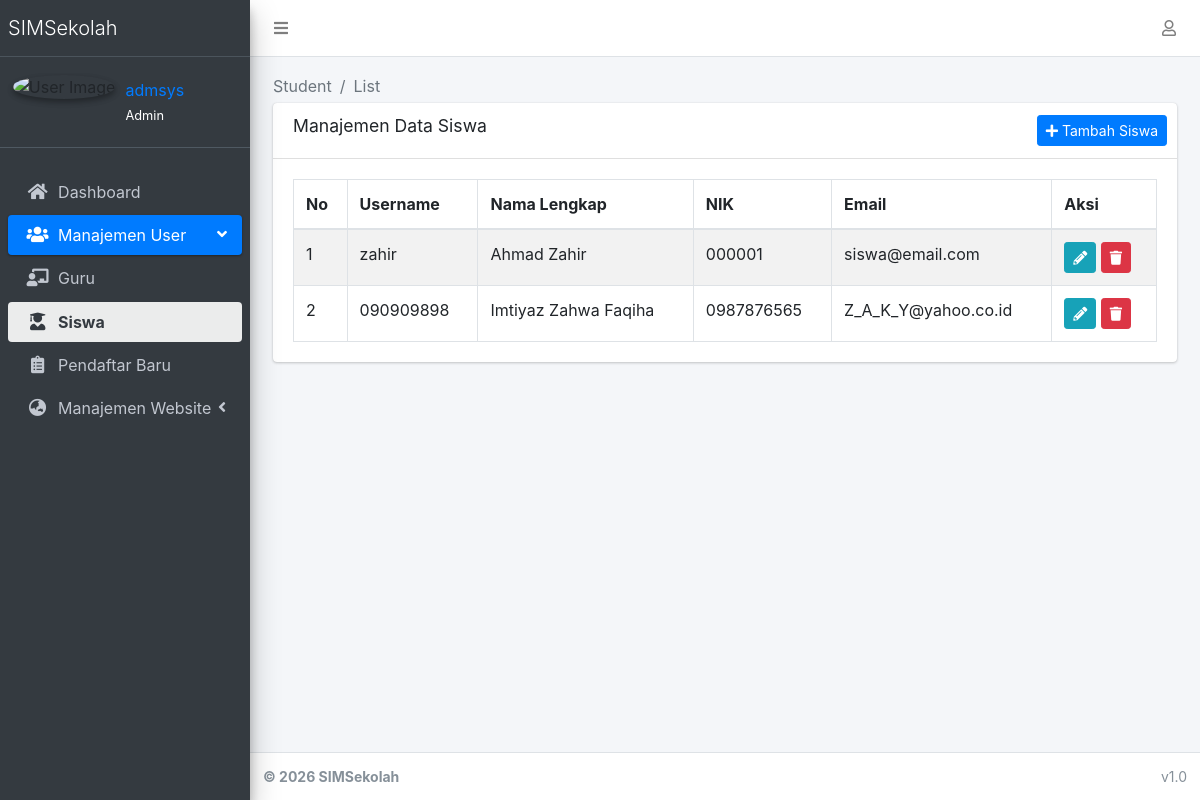
The page /accounts/students/ (signed in) on the database as committed earlier.
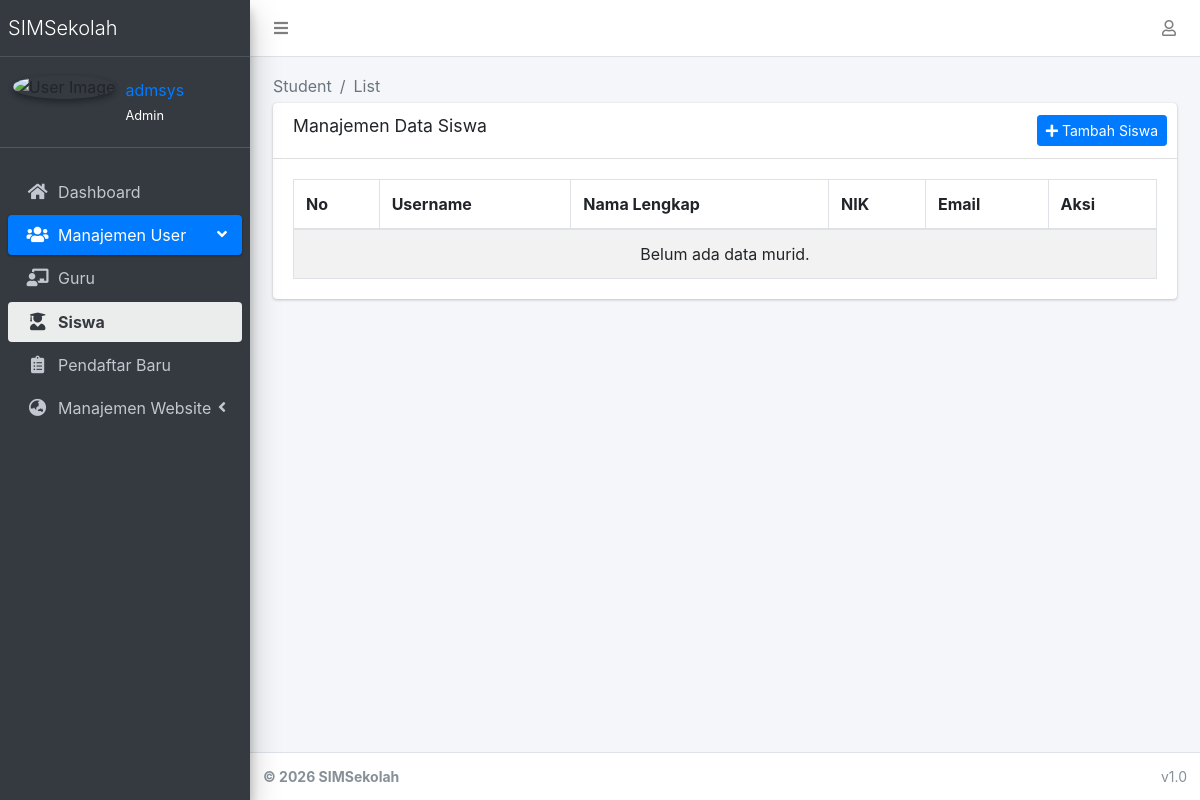
The same page on the database as committed later.
### apps/accounts/models.py (models this page shows, shortened)
class UserProfile(models.Model):
    GENDER_CHOICES = (
        ('L', 'Laki-laki'),
        ('P', 'Perempuan'),
    )
    user = models.OneToOneField(User, on_delete=models.CASCADE)
    nama_lengkap = models.CharField(max_length=150, blank=True)
    nik = models.CharField(max_length=16, blank=True)
    jenis_kelamin = models.CharField(max_length=1, choices=GENDER_CHOICES, blank=True)
    tempat_lahir = models.CharField(max_length=100, blank=True)
    tanggal_lahir = models.DateField(null=True, blank=True)
    nama_ibu_kandung = models.CharField(max_length=150, blank=True)
    nama_sekolah = models.CharField(max_length=200, blank=True)
    npsn = models.CharField(max_length=20, blank=True)
    alamat_sekolah = models.TextField(blank=True)
    email_unit_kerja = models.EmailField(blank=True)
    alamat_rumah = models.TextField(blank=True)
    no_hp = models.CharField(max_length=20, blank=True)
    email_pribadi = models.EmailField(blank=True)
    pendidikan_terakhir = models.CharField(max_length=100, blank=True)
    jurusan = models.CharField(max_length=100, blank=True)
    gelar = models.CharField(max_length=50, blank=True)
    scan_ktp = models.FileField(upload_to='documents/ktp/', blank=True, null=True)
    scan_kk = models.FileField(upload_to='documents/kk/', blank=True, null=True)
    scan_sk = models.FileField(upload_to='documents/sk/', blank=True, null=True)

class User(AbstractUser):
    role = models.CharField(
        max_length=20,
        choices=(
            ('admin', 'Admin'),
            ('operator', 'Operator'),
            ('teacher', 'Teacher'),
            ('student', 'Student'),
        ),
        default='student'
    )

### apps/accounts/views.py (the view)
# urls.py: path('students/', views.student_list, name='student_list'),
@admin_only
def student_list(request):
    students = User.objects.filter(role='student')
    return render(request, 'accounts/student_list.html', {'students': students})

### apps/accounts/templatetags/account_tags.py (called while the page is built)
@register.inclusion_tag('accounts/partials/user_info.html', takes_context=True)
def user_profile_info(context):
    request = context['request']
    user = request.user
    return {
        'profile': user.userprofile if user.is_authenticated else None,
        'user': user
    }

### apps/core/context_processors.py (called while the page is built)
def theme(request):
    return {
        "THEME": settings.THEME
    }

def breadcrumbs(request):
    breadcrumbs = []
    if request.resolver_match:
        url_name = request.resolver_match.url_name
        if url_name:
            parts = url_name.split("_")
            for part in parts:
                breadcrumbs.append({
                    "name": part.capitalize(),
                    "url": ""
                })
    return {
        "breadcrumbs": breadcrumbs
    }

### apps/accounts/templates/accounts/student_list.html (shortened to what this page needs)
{% extends 'admin/base.html' %}
{% load static %}
{% block content %}
<div class="container-fluid">
    <div class="row">
        <div class="col-12">
            <div class="card">
                <div class="card-header">
                    <h3 class="card-title">Manajemen Data Siswa</h3>
                    <div class="card-tools">
                        <a href="{% url 'accounts:student_create' %}" class="btn btn-primary btn-sm">
                            <i class="fas fa-plus"></i> Tambah Siswa
                        </a>
                    </div>
                </div>
                <div class="card-body">
                    <table id="example1" class="table table-bordered table-striped">
                        <thead>
                            <tr>
                                <th>No</th>
                                <th>Username</th>
                                <th>Nama Lengkap</th>
                                <th>NIK</th>
                                <th>Email</th>
                                <th>Aksi</th>
                            </tr>
                        </thead>
                        <tbody>
                            {% for student in students %}
                            <tr>
                                <td>{{ forloop.counter }}</td>
                                <td>{{ student.username }}</td>
                                <td>{{ student.userprofile.nama_lengkap|default:"-" }}</td>
                                <td>{{ student.userprofile.nik|default:"-" }}</td>
                                <td>{{ student.email }}</td>
                                <td>
                                    <a href="{% url 'accounts:student_edit' student.pk %}" class="btn btn-info btn-sm">
                                        <i class="fas fa-pencil-alt"></i>
                                    </a>
                                    <form action="{% url 'accounts:student_delete' student.pk %}" method="POST" style="display:inline;">
                                        <button type="submit" class="btn btn-danger btn-sm" onclick="return confirm('Yakin ingin menghapus?')">
                                            <i class="fas fa-trash"></i>
                                        </button>
                                    </form>
                                </td>
                            </tr>
                            {% empty %}
                            <tr>
                                <td colspan="6" class="text-center">Belum ada data murid.</td>
                            </tr>
                            {% endfor %}
                        </tbody>
                    </table>
                </div>
                </div>
        </div>
    </div>
</div>
{% endblock %}

### templates/admin/base.html (shortened to what this page needs)
{% load static %}
<!DOCTYPE html>
<html lang="id">
<head>
  <link rel="stylesheet" href="{% static 'adminlte/plugins/fontawesome-free/css/all.min.css' %}">
  <link rel="stylesheet" href="{% static 'adminlte/css/adminlte.min.css' %}">
</head>
<body class="hold-transition sidebar-mini layout-fixed">
<div class="wrapper">
  {% include "admin/partials/navbar.html" %}
  {% include "admin/partials/sidebar.html" %}
  <div class="content-wrapper">
    {% include "admin/partials/breadcrumbs.html" %}
    <section class="content pt-3">
      <div class="container-fluid">
        {% block content %}{% endblock %}
      </div>
    </section>
  </div>
  {% include "admin/partials/footer.html" %}
</div>
</body>
</html>

### templates/admin/partials/navbar.html (shortened to what this page needs)
<nav class="main-header navbar navbar-expand navbar-white navbar-light">
  <ul class="navbar-nav">
    <li class="nav-item">
      <a class="nav-link" data-widget="pushmenu" href="#" role="button">
        <i class="fas fa-bars"></i>
      </a>
    </li>
  </ul>
  <ul class="navbar-nav ml-auto">
   <li class="nav-item dropdown">
  <a class="nav-link" data-toggle="dropdown" href="#">
    <i class="far fa-user"></i>
  </a>
</li>
  </ul>
</nav>

### templates/admin/partials/sidebar.html
<aside class="main-sidebar sidebar-dark-primary elevation-4">
  <a href="{% url 'dashboard' %}" class="brand-link">
    <span class="brand-text font-weight-light">SIMSekolah</span>
  </a>
{% load account_tags %}
{% user_profile_info %}
  <div class="sidebar">
    <nav class="mt-2">
      <ul class="nav nav-pills nav-sidebar flex-column" data-widget="treeview">
        {% if user.is_superuser %}
          {% include "admin/menu/admin_menu.html" %}
        {% elif user.groups.first.name == "Teacher" %}
          {% include "dashboard/teachers/_menu.html" %}
        {% else %}
          {% include "dashboard/students/_menu.html" %}
        {% endif %}
      </ul>
    </nav>
  </div>
</aside>

### apps/accounts/templates/accounts/partials/user_info.html
{% if user.is_authenticated %}
    <div class="user-panel mt-3 pb-3 mb-3 d-flex">
        <div class="image">
            <img src="/static/adminlte/img/user2-160x160.jpg" class="img-circle elevation-2" alt="User Image">
        </div>
        <div class="info">
            <a href="#" class="d-block">{{ profile.nama_lengkap|default:user.username }}</a>
            <small class="text-white">{{ user.role|title }}</small>
        </div>
    </div>
{% endif %}

### templates/admin/menu/admin_menu.html (shortened to what this page needs)
<li class="nav-item">
  <a href="{% url 'dashboard' %}" class="nav-link {% if request.resolver_match.url_name == 'dashboard' %}text-white font-weight-bold{% endif %}">
    <i class="nav-icon fas fa-home"></i>
    <p>Dashboard</p>
  </a>
</li>
<li class="nav-item {% if 'teacher' in request.path or 'accounts/student' in request.path or 'registrations' in request.path %}menu-open{% endif %}">
  <a href="#" class="nav-link {% if 'teacher' in request.path or 'accounts/student' in request.path or 'registrations' in request.path %}active{% endif %}">
    <i class="nav-icon fas fa-users"></i>
    <p>
      Manajemen User
      <i class="right fas fa-angle-left"></i>
    </p>
  </a>
  <ul class="nav nav-treeview">
    <li class="nav-item">
      <a href="{% url 'accounts:teacher_list' %}"
         class="nav-link {% if 'teacher' in request.path %}active{% endif %}">
            <i class="fas fa-chalkboard-teacher nav-icon"></i>
            <p {% if 'teacher' in request.path %}class="font-weight-bold"{% endif %}>Guru</p>
        </a>
    </li>
    <li class="nav-item">
      <a href="{% url 'accounts:student_list' %}"
         class="nav-link {% if 'accounts/student' in request.path %}active{% endif %}">
            <i class="fas fa-user-graduate nav-icon"></i>
            <p {% if 'accounts/student' in request.path %}class="font-weight-bold"{% endif %}>Siswa</p>
      </a>
    </li>
    <li class="nav-item">
      <a href="{% url 'students:registration_list' %}"
         class="nav-link {% if 'registrations' in request.path %}active{% endif %}">
            <i class="fas fa-clipboard-list nav-icon"></i>
            <p {% if 'registrations' in request.path %}class="font-weight-bold"{% endif %}>Pendaftar Baru</p>
      </a>
    </li>
</ul>
</li>
<li class="nav-item {% if 'post' in request.path or 'page' in request.path or 'banners' in request.path or 'ProfileSekolah' in request.path %}menu-open{% endif %}">
  <a href="#" class="nav-link {% if 'post' in request.path or 'page' in request.path or 'banners' in request.path or 'ProfileSekolah' in request.path %}active{% endif %}">
    <i class="nav-icon fas fa-globe-asia"></i> <p>
      Manajemen Website
      <i class="right fas fa-angle-left"></i>
    </p>
  </a>
</li>

### templates/admin/partials/breadcrumbs.html
<section class="content-header">
    <div class="container-fluid">
        <div class="col-sm-6">
            <ol class="breadcrumb float-sm-left">
              {% for crumb in breadcrumbs %}
                {% if crumb.url %}
                <li class="breadcrumb-item">
                    <a href="{{ crumb.url }}">{{ crumb.name }}</a>
                </li>
                 {% else %}
                <li class="breadcrumb-item active">
                {{ crumb.name }}
                </li>
                {% endif %}
            {% endfor %}
            </ol>
        </div>
    </div>
</section>

### templates/admin/partials/footer.html
<footer class="main-footer text-sm">
  <strong>
    &copy; {% now "Y" %} SIMSekolah
  </strong>
  <div class="float-right d-none d-sm-inline-block">
    v1.0
  </div>
</footer>

Rows that differ between the two databases and show on the page:
removed User: username "zahir", userprofile.nama_lengkap "Ahmad Zahir", userprofile.nik "000001", email "siswa@email.com"
removed User: username "090909898", userprofile.nama_lengkap "Imtiyaz Zahwa Faqiha", userprofile.nik "0987876565", email "Z_A_K_Y@yahoo.co.id"
Other text that changed with them:
text now shown: "Belum ada data murid."
